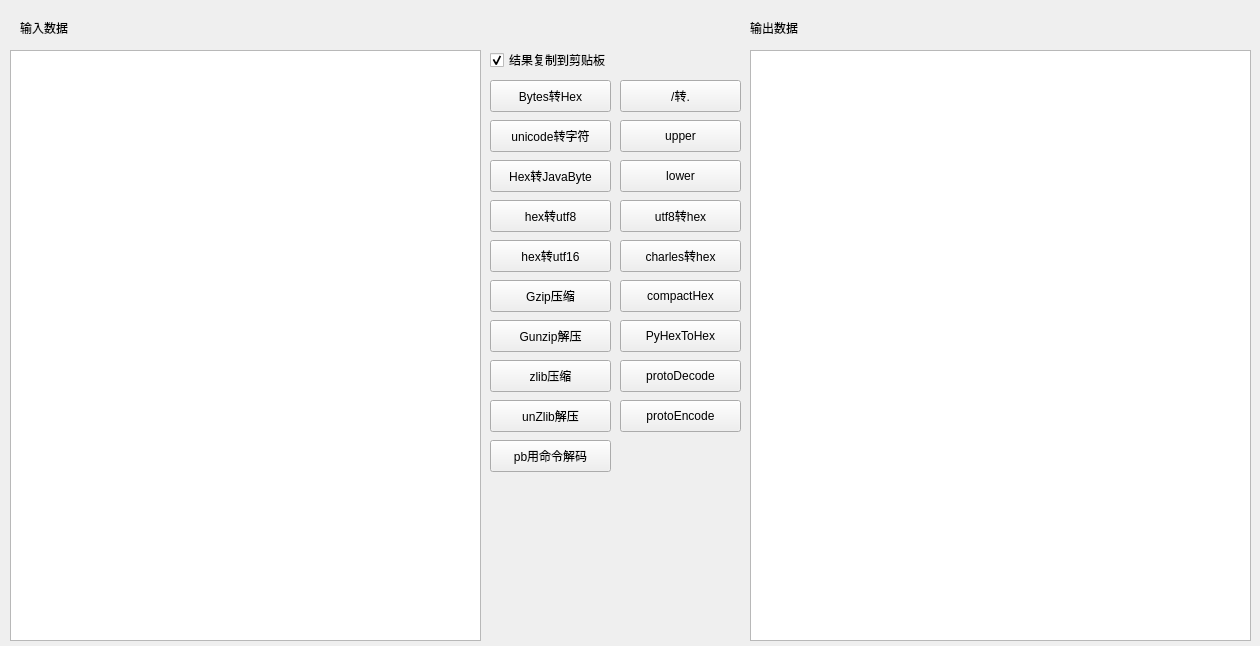
<?xml version="1.0" encoding="UTF-8"?>
<ui version="4.0">
 <class>Form</class>
 <widget class="QWidget" name="Form">
  <property name="geometry">
   <rect>
    <x>0</x>
    <y>0</y>
    <width>1260</width>
    <height>646</height>
   </rect>
  </property>
  <property name="minimumSize">
   <size>
    <width>0</width>
    <height>0</height>
   </size>
  </property>
  <property name="maximumSize">
   <size>
    <width>2048</width>
    <height>1024</height>
   </size>
  </property>
  <property name="windowTitle">
   <string>空道 字节处理_v2.0</string>
  </property>
  <widget class="QTextEdit" name="textEdit_input">
   <property name="geometry">
    <rect>
     <x>10</x>
     <y>50</y>
     <width>471</width>
     <height>591</height>
    </rect>
   </property>
   <property name="font">
    <font>
     <family>Andale Mono</family>
    </font>
   </property>
  </widget>
  <widget class="QPushButton" name="btn_bytes_memory_hex">
   <property name="geometry">
    <rect>
     <x>490</x>
     <y>80</y>
     <width>121</width>
     <height>32</height>
    </rect>
   </property>
   <property name="text">
    <string>Bytes转Hex</string>
   </property>
  </widget>
  <widget class="QPushButton" name="btn_unicode_to_str">
   <property name="geometry">
    <rect>
     <x>490</x>
     <y>120</y>
     <width>121</width>
     <height>32</height>
    </rect>
   </property>
   <property name="text">
    <string>unicode转字符</string>
   </property>
  </widget>
  <widget class="QPushButton" name="btn_hex_to_java_bytes">
   <property name="geometry">
    <rect>
     <x>490</x>
     <y>160</y>
     <width>121</width>
     <height>32</height>
    </rect>
   </property>
   <property name="text">
    <string>Hex转JavaByte</string>
   </property>
  </widget>
  <widget class="QPushButton" name="btn_hex_to_utf8">
   <property name="geometry">
    <rect>
     <x>490</x>
     <y>200</y>
     <width>121</width>
     <height>32</height>
    </rect>
   </property>
   <property name="text">
    <string>hex转utf8</string>
   </property>
  </widget>
  <widget class="QCheckBox" name="checkBox">
   <property name="enabled">
    <bool>true</bool>
   </property>
   <property name="geometry">
    <rect>
     <x>490</x>
     <y>50</y>
     <width>131</width>
     <height>20</height>
    </rect>
   </property>
   <property name="tabletTracking">
    <bool>false</bool>
   </property>
   <property name="text">
    <string>结果复制到剪贴板</string>
   </property>
   <property name="checked">
    <bool>true</bool>
   </property>
  </widget>
  <widget class="QTextEdit" name="textEdit_output">
   <property name="geometry">
    <rect>
     <x>750</x>
     <y>50</y>
     <width>501</width>
     <height>591</height>
    </rect>
   </property>
   <property name="font">
    <font>
     <family>Andale Mono</family>
    </font>
   </property>
  </widget>
  <widget class="QLabel" name="label">
   <property name="geometry">
    <rect>
     <x>20</x>
     <y>20</y>
     <width>60</width>
     <height>16</height>
    </rect>
   </property>
   <property name="text">
    <string>输入数据</string>
   </property>
  </widget>
  <widget class="QLabel" name="label_2">
   <property name="geometry">
    <rect>
     <x>750</x>
     <y>20</y>
     <width>60</width>
     <height>16</height>
    </rect>
   </property>
   <property name="text">
    <string>输出数据</string>
   </property>
  </widget>
  <widget class="QPushButton" name="btn_hex_to_utf16">
   <property name="geometry">
    <rect>
     <x>490</x>
     <y>240</y>
     <width>121</width>
     <height>32</height>
    </rect>
   </property>
   <property name="text">
    <string>hex转utf16</string>
   </property>
  </widget>
  <widget class="QPushButton" name="btn_gzip_compression">
   <property name="geometry">
    <rect>
     <x>490</x>
     <y>280</y>
     <width>121</width>
     <height>32</height>
    </rect>
   </property>
   <property name="text">
    <string>Gzip压缩</string>
   </property>
  </widget>
  <widget class="QPushButton" name="btn_gzip_decompression">
   <property name="geometry">
    <rect>
     <x>490</x>
     <y>320</y>
     <width>121</width>
     <height>32</height>
    </rect>
   </property>
   <property name="text">
    <string>Gunzip解压</string>
   </property>
  </widget>
  <widget class="QPushButton" name="btn_zlib_compression">
   <property name="geometry">
    <rect>
     <x>490</x>
     <y>360</y>
     <width>121</width>
     <height>32</height>
    </rect>
   </property>
   <property name="text">
    <string>zlib压缩</string>
   </property>
  </widget>
  <widget class="QPushButton" name="btn_zlib_decompression">
   <property name="geometry">
    <rect>
     <x>490</x>
     <y>400</y>
     <width>121</width>
     <height>32</height>
    </rect>
   </property>
   <property name="text">
    <string>unZlib解压</string>
   </property>
  </widget>
  <widget class="QPushButton" name="btn_slip_to_point">
   <property name="geometry">
    <rect>
     <x>620</x>
     <y>80</y>
     <width>121</width>
     <height>32</height>
    </rect>
   </property>
   <property name="text">
    <string>/转.</string>
   </property>
  </widget>
  <widget class="QPushButton" name="btn_utf8_to_hex">
   <property name="geometry">
    <rect>
     <x>620</x>
     <y>200</y>
     <width>121</width>
     <height>32</height>
    </rect>
   </property>
   <property name="text">
    <string>utf8转hex</string>
   </property>
  </widget>
  <widget class="QPushButton" name="btn_lower_to_upper">
   <property name="geometry">
    <rect>
     <x>620</x>
     <y>120</y>
     <width>121</width>
     <height>32</height>
    </rect>
   </property>
   <property name="text">
    <string>upper</string>
   </property>
  </widget>
  <widget class="QPushButton" name="btn_upper_to_lower">
   <property name="geometry">
    <rect>
     <x>620</x>
     <y>160</y>
     <width>121</width>
     <height>32</height>
    </rect>
   </property>
   <property name="text">
    <string>lower</string>
   </property>
  </widget>
  <widget class="QPushButton" name="btn_charles_hex_to_hex">
   <property name="geometry">
    <rect>
     <x>620</x>
     <y>240</y>
     <width>121</width>
     <height>32</height>
    </rect>
   </property>
   <property name="text">
    <string>charles转hex</string>
   </property>
  </widget>
  <widget class="QPushButton" name="btn_compact_hex_to_hex">
   <property name="geometry">
    <rect>
     <x>620</x>
     <y>280</y>
     <width>121</width>
     <height>32</height>
    </rect>
   </property>
   <property name="text">
    <string>compactHex</string>
   </property>
  </widget>
  <widget class="QPushButton" name="btn_python_hex_to_hex">
   <property name="geometry">
    <rect>
     <x>620</x>
     <y>320</y>
     <width>121</width>
     <height>32</height>
    </rect>
   </property>
   <property name="text">
    <string>PyHexToHex</string>
   </property>
  </widget>
  <widget class="QPushButton" name="btn_pb_bin_to_str">
   <property name="geometry">
    <rect>
     <x>490</x>
     <y>440</y>
     <width>121</width>
     <height>32</height>
    </rect>
   </property>
   <property name="text">
    <string>pb用命令解码</string>
   </property>
  </widget>
  <widget class="QPushButton" name="btn_proto_decode">
   <property name="geometry">
    <rect>
     <x>620</x>
     <y>360</y>
     <width>121</width>
     <height>32</height>
    </rect>
   </property>
   <property name="text">
    <string>protoDecode</string>
   </property>
  </widget>
  <widget class="QPushButton" name="btn_proto_encode">
   <property name="geometry">
    <rect>
     <x>620</x>
     <y>400</y>
     <width>121</width>
     <height>32</height>
    </rect>
   </property>
   <property name="text">
    <string>protoEncode</string>
   </property>
  </widget>
 </widget>
 <resources/>
 <connections/>
</ui>
